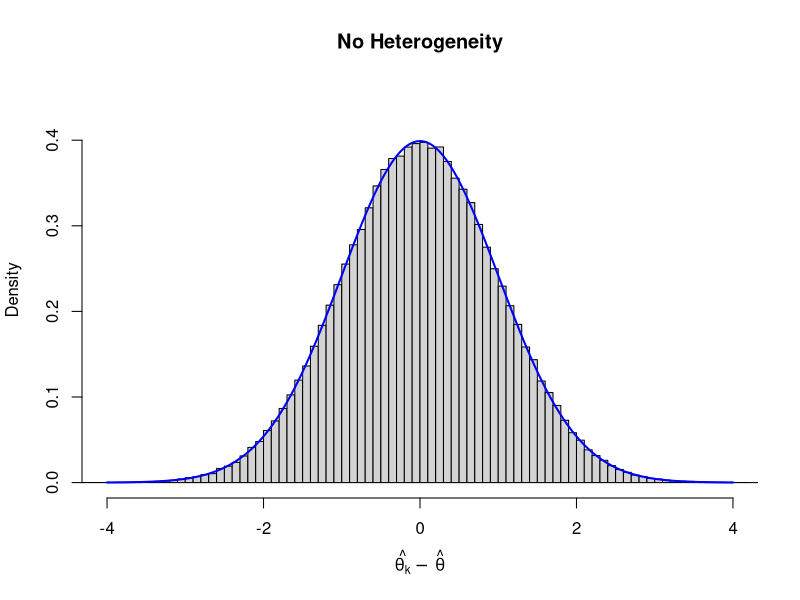
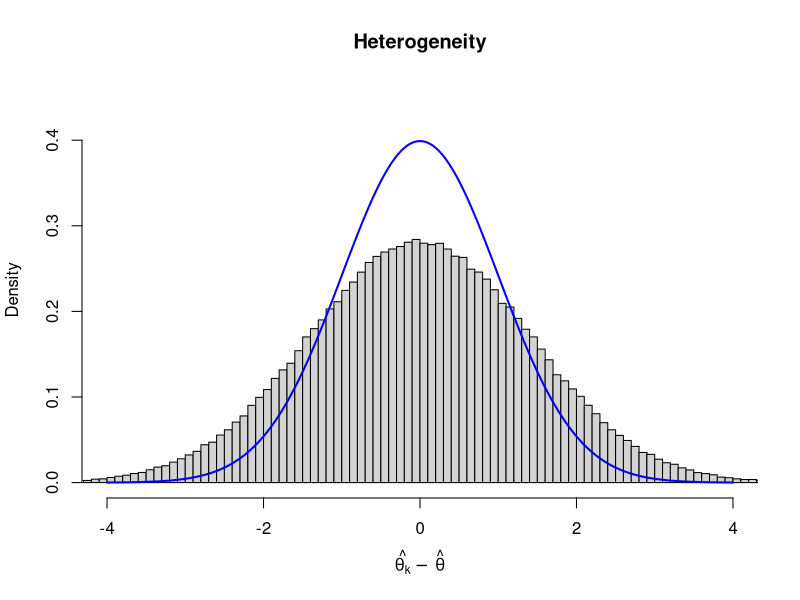
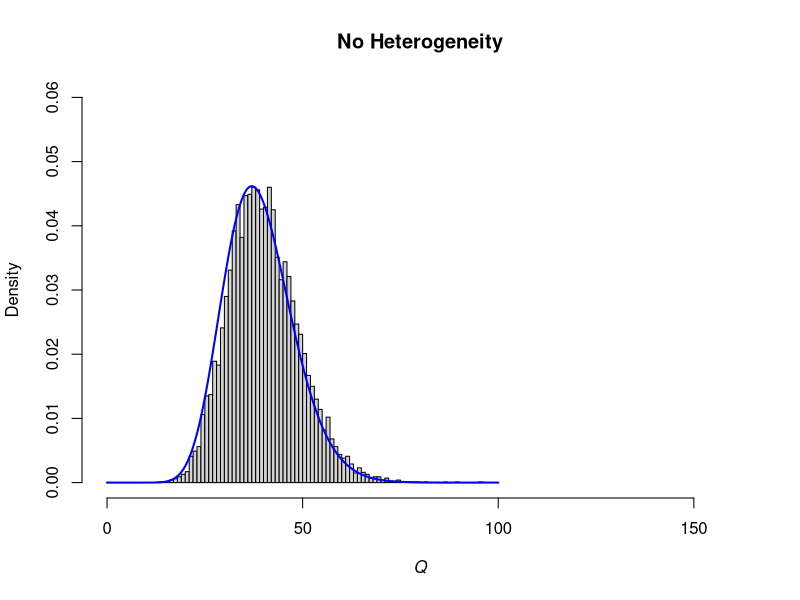
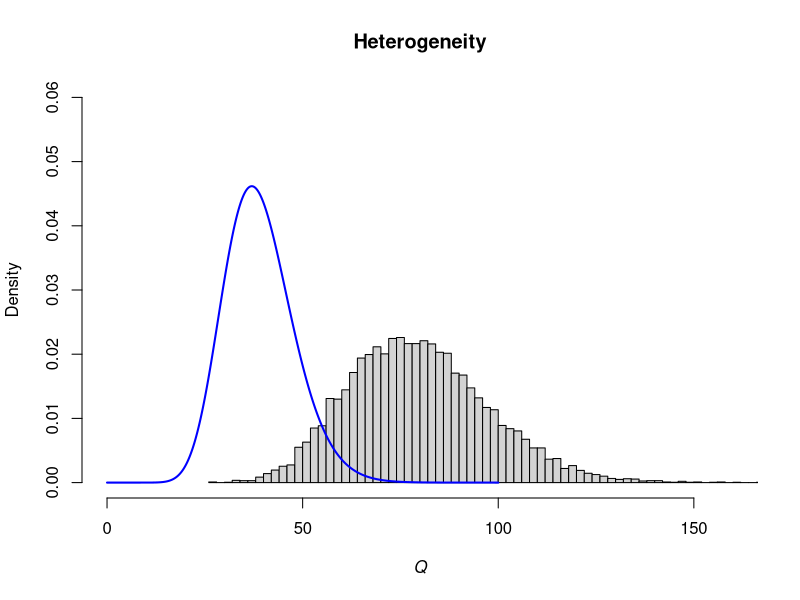

The R source for these figures, in order:
## ---- chunk 1
set.seed(123)
rnorm(n = 40, mean = 0, sd = 1)
## ---- chunk 2
set.seed(123)
error_fixed <- replicate(n=10000, rnorm(n = 40)) # rnorm is by default standard normal
## ---- chunk 3
set.seed(123)
error_random <- replicate(n=10000, rnorm(n = 40) + rnorm(n = 40))
## ---- chunk 4
set.seed(123)
Q_fixed <- replicate(n=10000, sum(rnorm(n = 40)^2)) 
Q_random <- replicate(n=10000, sum((rnorm(n = 40) + rnorm(n = 40))^2))
## ---- chunk 5
# Histogram of the residuals (theta_k - theta)
# - We produce a histogram for both the simulated values in
#   error_fixed and error_random
# - `lines` is used to add a normal distribution in blue.
hist(error_fixed, 
     xlab = expression(hat(theta[k])~-~hat(theta)), prob = TRUE, 
     breaks = 100, ylim = c(0, .45), xlim = c(-4,4),
     main = "No Heterogeneity")
lines(seq(-4, 4, 0.01), dnorm(seq(-4, 4, 0.01)), 
      col = "blue", lwd = 2)
hist(error_random, 
     xlab = expression(hat(theta[k])~-~hat(theta)), prob = TRUE, 
     breaks = 100,ylim = c(0, .45), xlim = c(-4,4),
     main = "Heterogeneity")
lines(seq(-4, 4, 0.01), dnorm(seq(-4, 4, 0.01)), 
      col = "blue", lwd = 2)
## ---- chunk 6
# Histogram of simulated Q-values
# - We produce a histogram for both the simulated values in
#   Q_fixed and Q_random
# - `lines` is used to add a chi-squared distribution in blue.
# First, we calculate the degrees of freedom (k-1)
# remember: k=40 studies were used for each simulation
df <- 40-1
hist(Q_fixed, xlab = expression(italic("Q")), prob = TRUE, 
     breaks = 100, ylim = c(0, .06),xlim = c(0,160),
     main = "No Heterogeneity")
lines(seq(0, 100, 0.01), dchisq(seq(0, 100, 0.01), df = df), 
      col = "blue", lwd = 2)
hist(Q_random,  xlab = expression(italic("Q")), prob = TRUE, 
     breaks = 100, ylim = c(0, .06), xlim = c(0,160),
     main = "Heterogeneity")
lines(seq(0, 100, 0.01), dchisq(seq(0, 100, 0.01), df = df), 
      col = "blue", lwd = 2)
